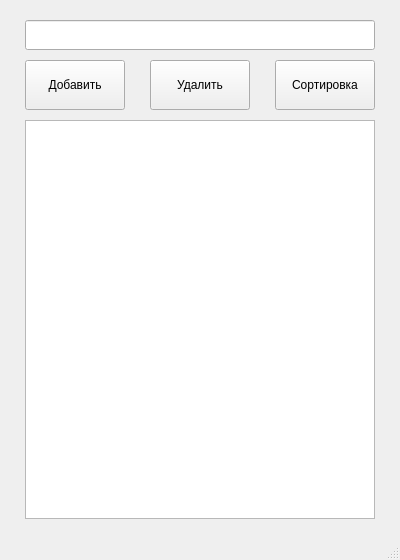
<?xml version="1.0" encoding="UTF-8"?>
<ui version="4.0">
 <class>MainWindow</class>
 <widget class="QMainWindow" name="MainWindow">
  <property name="geometry">
   <rect>
    <x>0</x>
    <y>0</y>
    <width>400</width>
    <height>560</height>
   </rect>
  </property>
  <property name="windowTitle">
   <string>Dictionary</string>
  </property>
  <property name="styleSheet">
   <string notr="true">QPushButton:hover {	background-color: gold;}</string>
  </property>
  <widget class="QWidget" name="centralwidget">
   <widget class="QPushButton" name="sort_but">
    <property name="geometry">
     <rect>
      <x>275</x>
      <y>60</y>
      <width>100</width>
      <height>50</height>
     </rect>
    </property>
    <property name="text">
     <string>Сортировка</string>
    </property>
   </widget>
   <widget class="QListWidget" name="show_progres">
    <property name="geometry">
     <rect>
      <x>25</x>
      <y>120</y>
      <width>350</width>
      <height>399</height>
     </rect>
    </property>
    <property name="styleSheet">
     <string notr="true">QPushButton {
	border-radius: 50px 0 0 50px;
}</string>
    </property>
   </widget>
   <widget class="QLabel" name="background">
    <property name="geometry">
     <rect>
      <x>0</x>
      <y>0</y>
      <width>400</width>
      <height>600</height>
     </rect>
    </property>
    <property name="text">
     <string/>
    </property>
    <property name="alignment">
     <set>Qt::AlignLeading|Qt::AlignLeft|Qt::AlignTop</set>
    </property>
   </widget>
   <widget class="QLineEdit" name="add">
    <property name="geometry">
     <rect>
      <x>25</x>
      <y>20</y>
      <width>350</width>
      <height>30</height>
     </rect>
    </property>
   </widget>
   <widget class="QPushButton" name="add_but">
    <property name="geometry">
     <rect>
      <x>25</x>
      <y>60</y>
      <width>100</width>
      <height>50</height>
     </rect>
    </property>
    <property name="text">
     <string>Добавить</string>
    </property>
   </widget>
   <widget class="QPushButton" name="del_but">
    <property name="geometry">
     <rect>
      <x>150</x>
      <y>60</y>
      <width>100</width>
      <height>50</height>
     </rect>
    </property>
    <property name="text">
     <string>Удалить</string>
    </property>
   </widget>
   <zorder>background</zorder>
   <zorder>sort_but</zorder>
   <zorder>show_progres</zorder>
   <zorder>add</zorder>
   <zorder>add_but</zorder>
   <zorder>del_but</zorder>
  </widget>
  <widget class="QMenuBar" name="menubar">
   <property name="geometry">
    <rect>
     <x>0</x>
     <y>0</y>
     <width>400</width>
     <height>21</height>
    </rect>
   </property>
  </widget>
  <widget class="QStatusBar" name="statusbar"/>
 </widget>
 <resources/>
 <connections/>
</ui>
